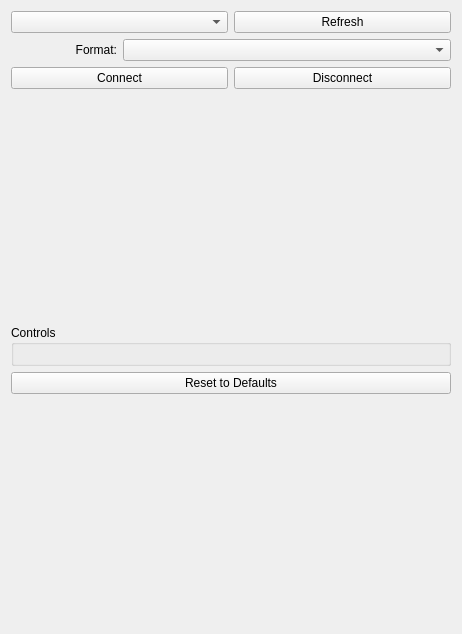
<?xml version="1.0" encoding="UTF-8"?>
<ui version="4.0">
 <class>UVCCaptureSettings</class>
 <widget class="QWidget" name="UVCCaptureSettings">
  <property name="geometry">
   <rect>
    <x>0</x>
    <y>0</y>
    <width>462</width>
    <height>634</height>
   </rect>
  </property>
  <property name="windowTitle">
   <string>Form</string>
  </property>
  <layout class="QGridLayout" name="gridLayout">
   <item row="0" column="2" colspan="2">
    <widget class="QPushButton" name="pushButtonRefresh">
     <property name="text">
      <string>Refresh</string>
     </property>
    </widget>
   </item>
   <item row="7" column="0">
    <spacer name="verticalSpacer_3">
     <property name="orientation">
      <enum>Qt::Orientation::Vertical</enum>
     </property>
     <property name="sizeHint" stdset="0">
      <size>
       <width>20</width>
       <height>40</height>
      </size>
     </property>
    </spacer>
   </item>
   <item row="0" column="0" colspan="2">
    <widget class="QComboBox" name="comboBoxDevices">
     <property name="sizeAdjustPolicy">
      <enum>QComboBox::SizeAdjustPolicy::AdjustToContents</enum>
     </property>
    </widget>
   </item>
   <item row="1" column="1" colspan="3">
    <widget class="QComboBox" name="comboBoxFormat">
     <property name="sizeAdjustPolicy">
      <enum>QComboBox::SizeAdjustPolicy::AdjustToContents</enum>
     </property>
     <property name="minimumContentsLength">
      <number>20</number>
     </property>
    </widget>
   </item>
   <item row="9" column="0" colspan="4">
    <widget class="QPushButton" name="pushButtonDefaults">
     <property name="text">
      <string>Reset to Defaults</string>
     </property>
    </widget>
   </item>
   <item row="2" column="0" colspan="2">
    <widget class="QPushButton" name="pushButtonConnect">
     <property name="text">
      <string>Connect</string>
     </property>
    </widget>
   </item>
   <item row="10" column="0">
    <spacer name="verticalSpacer">
     <property name="orientation">
      <enum>Qt::Orientation::Vertical</enum>
     </property>
     <property name="sizeHint" stdset="0">
      <size>
       <width>20</width>
       <height>40</height>
      </size>
     </property>
    </spacer>
   </item>
   <item row="2" column="2" colspan="2">
    <widget class="QPushButton" name="pushButtonDisconnect">
     <property name="text">
      <string>Disconnect</string>
     </property>
    </widget>
   </item>
   <item row="8" column="0" colspan="4">
    <widget class="QGroupBox" name="groupBox">
     <property name="title">
      <string>Controls</string>
     </property>
     <layout class="QGridLayout" name="gridLayout_2"/>
    </widget>
   </item>
   <item row="1" column="0">
    <widget class="QLabel" name="labelFormat">
     <property name="text">
      <string>Format:</string>
     </property>
     <property name="alignment">
      <set>Qt::AlignmentFlag::AlignRight|Qt::AlignmentFlag::AlignTrailing|Qt::AlignmentFlag::AlignVCenter</set>
     </property>
    </widget>
   </item>
  </layout>
 </widget>
 <resources/>
 <connections/>
</ui>
